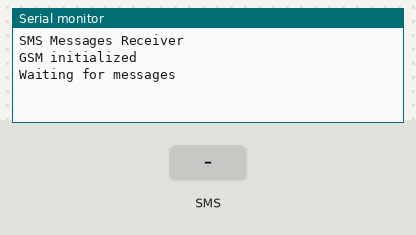
Bench run of a sketch on a simulated ESP32. On the bench: the last lines printed to the serial monitor. The test bench sets the inputs (shaded band).

Above: at 3.2 s.
3.3 s: text message "#" received
At 5.2 s:
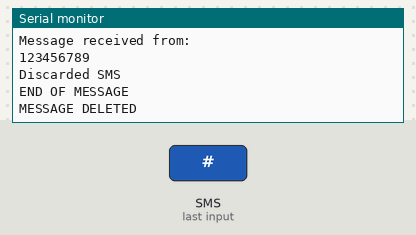
5.5 s: text message "1" received
At 6.5 s:
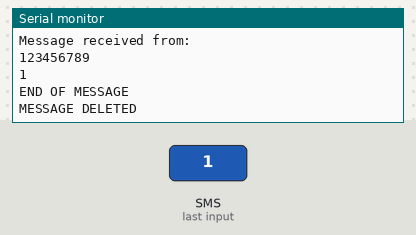

The sketch:

esp32.mini.SIM800L.recv.SMS.210509.ino
```cpp
// include the GSM library
#include <GSM.h>
// PIN Number for the SIM
#define PINNUMBER "1234"

// initialize the library instances

GSM gsmAccess;

GSM_SMS sms;

// Array to hold the number a SMS is retreived from
char senderNumber[20];

void setup() {

  // initialize serial communications and wait for port to open:

  Serial.begin(9600);

  while (!Serial) {

    ; // wait for serial port to connect. Needed for native USB port only

  }

  Serial.println("SMS Messages Receiver");

  // connection state

  bool notConnected = true;

  // Start GSM connection

  while (notConnected) {

    if (gsmAccess.begin(PINNUMBER) == GSM_READY) {

      notConnected = false;

    } else {

      Serial.println("Not connected");

      delay(1000);

    }

  }

  Serial.println("GSM initialized");

  Serial.println("Waiting for messages");
}

void loop() {

  char c;

  // If there are any SMSs available()

  if (sms.available()) {

    Serial.println("Message received from:");

    // Get remote number

    sms.remoteNumber(senderNumber, 20);

    Serial.println(senderNumber);

    // An example of message disposal

    // Any messages starting with # should be discarded

    if (sms.peek() == '#') {

      Serial.println("Discarded SMS");

      sms.flush();

    }

    // Read message bytes and print them

    while (c = sms.read()) {

      Serial.print(c);

    }

    Serial.println("\nEND OF MESSAGE");

    // Delete message from modem memory

    sms.flush();

    Serial.println("MESSAGE DELETED");

  }

  delay(1000);

}
```

Measured:
- after the input at 3.3 s, the serial monitor: prints a new line after 0.71 s (image 1)
- after the input at 5.5 s, the serial monitor: prints a new line after 0.53 s (image 2)
